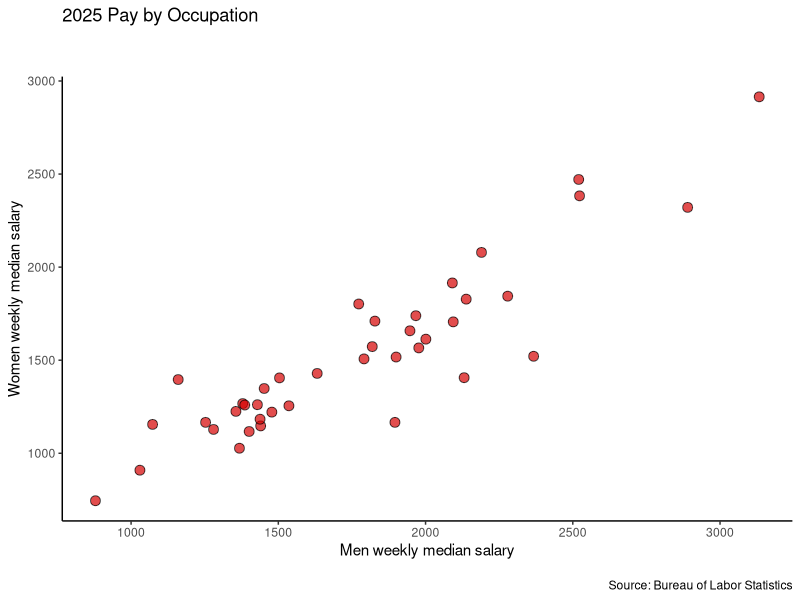
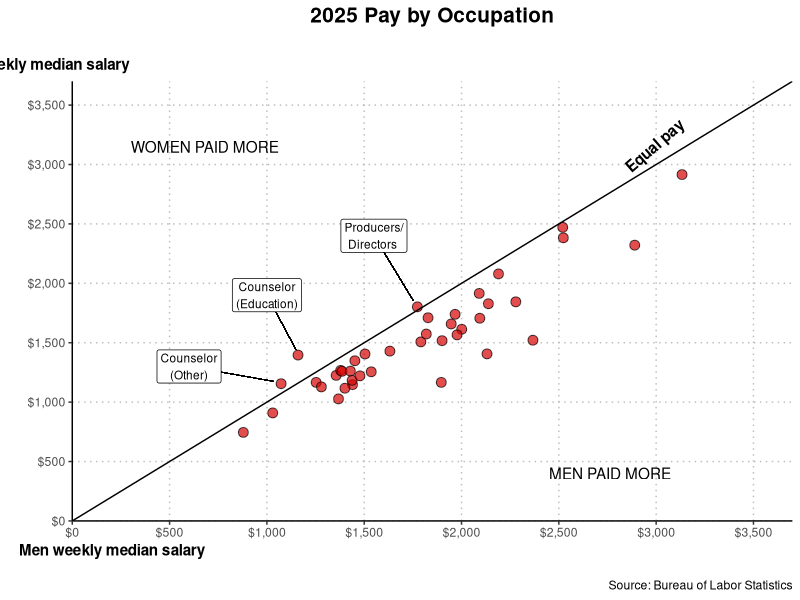
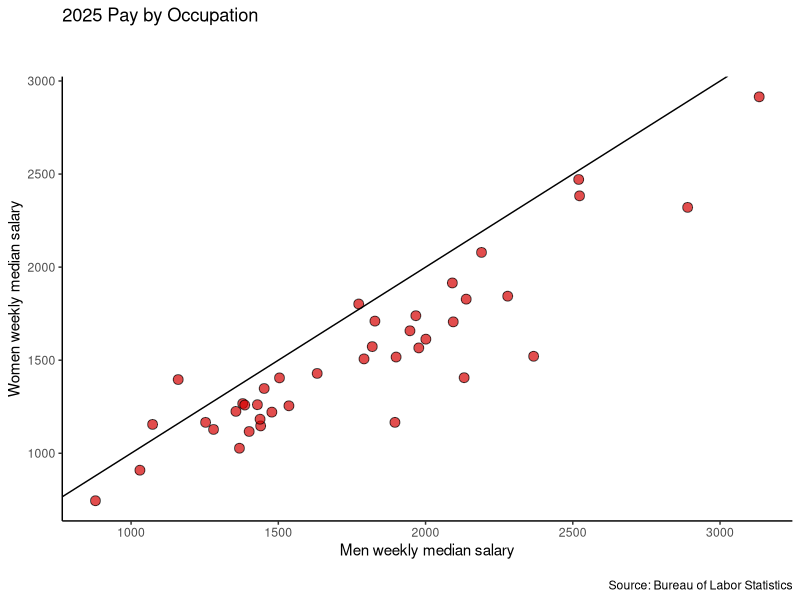
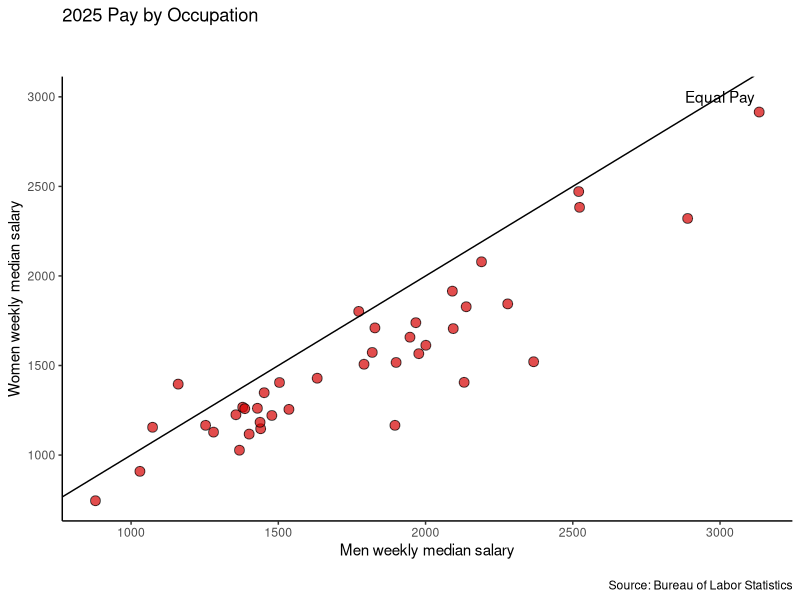
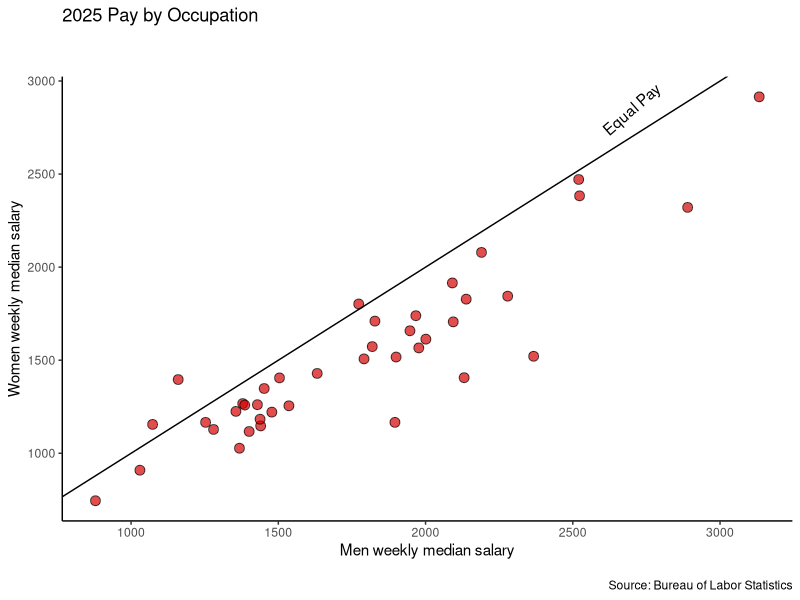
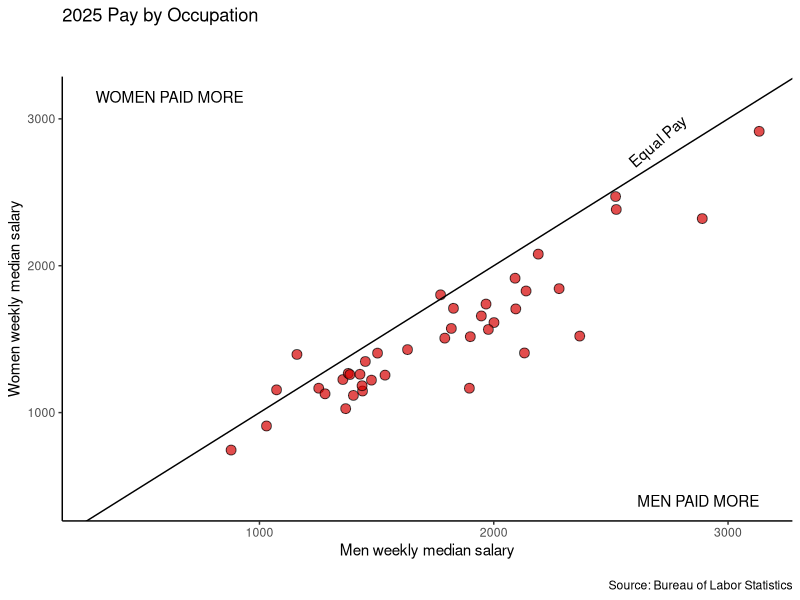
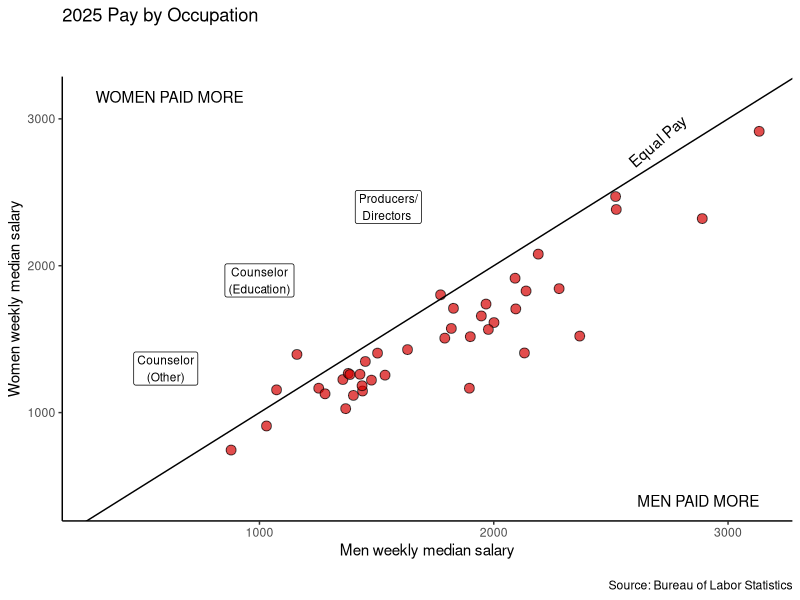
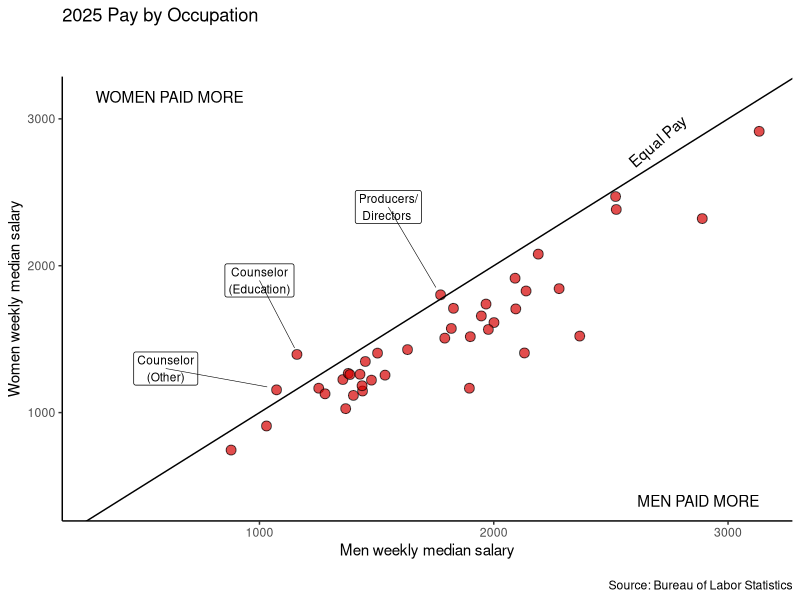

The R script that drew these images, in order:
## ---- chunk 1
#| label: fig-annotation
#| fig-cap: "Plot created by `@alimotion` with five different annotations that explain the data."
#| fig-alt: "Plot created by `@alimotion` with five different annotations that explain the data."
#| out-width: "100%"
#| echo: false

knitr::include_graphics("https://images.squarespace-cdn.com/content/v1/55b6a6dce4b089e11621d3ed/1516582242159-PIPKNPKY5CJOFQFP2EHX/Alistair.PNG")
## ---- chunk 2
#| label: fig-happy
#| fig-cap: "Scatterplot showing the relationship between GDP and happiness."
#| fig-alt: "Scatterplot showing the relationship between GDP and happiness."
#| fig-width: 6
#| fig-height: 6
#| out-width: "80%"
#| message: false
#| warning: false

########################
# Load libraries
########################

library(tidyverse)


########################
# Import data
########################

bls = read_csv("data/bls-professional-earnings.csv")


########################
# Create scatterplot
########################

ggplot(data = bls, aes(x = med_weeklypay_men, y = med_weeklypay_women)) +
  geom_point(shape = 21, color = "black", fill = "#d50000", alpha = 0.7, size = 3) +
  labs(
    title = "2025 Pay by Occupation\n", 
    subtitle = "",
    caption = "\nSource: Bureau of Labor Statistics",
    x = "Men weekly median salary",
    y = "Women weekly median salary"
  ) +
  theme_classic()


# ggplot(data = prof, aes(x = med_weeklypay_men, y = med_weeklypay_women)) +
#   geom_point(shape = 21, color = "black", fill = "#d50000", alpha = 0.7, size = 3) +
#   labs(
#     title = "2025 Pay by Occupation\n", 
#     subtitle = "",
#     caption = "\nSource: Bureau of Labor Statistics"
#   ) +
#   scale_x_continuous(
#     name = "Men weekly median salary",
#     limits = c(0, 3700),
#     expand = c(0, 0),
#     breaks = c(0, 500, 1000, 1500, 2000, 2500, 3000, 3500),
#     labels = scales::label_currency()
#     ) +
#   scale_y_continuous(
#     name = "Women weekly median salary",
#     limits = c(0, 3700),
#     expand = c(0, 0),
#     breaks = c(0, 500, 1000, 1500, 2000, 2500, 3000, 3500),
#     labels = scales::label_currency()
#     ) +
#   theme_classic() +
#   theme(
#     plot.title = element_text(hjust = 0.5, face = "bold", size = 15),
#     plot.subtitle = element_text(hjust = -0.1, face = "bold"),
#     axis.title.x = element_text(face = "bold"),
#     axis.title.y = element_text(face = "bold"),
#     panel.grid.major = element_line(colour = "#bdbdbd", linetype = "dotted")
#   )
## ---- chunk 3
#| label: fig-bls-annotate
#| fig-cap: "Scatterplot showing the weekly median pay by professional occupation based on 2025 data."
#| fig-alt: "Scatterplot showing the weekly median pay by professional occupation based on 2025 data."
#| fig-width: 6
#| fig-height: 6
#| out-width: "80%"
#| echo: false
#| message: false
#| warning: false

women_more = bls |>
  filter(med_weeklypay_women > med_weeklypay_men)

ggplot(data = bls, aes(x = med_weeklypay_men, y = med_weeklypay_women)) +
  geom_point(shape = 21, color = "black", fill = "#d50000", alpha = 0.7, size = 3) +
  labs(
    title = "2025 Pay by Occupation\n", 
    subtitle = "Women weekly median salary",
    caption = "\nSource: Bureau of Labor Statistics"
  ) +
  geom_abline(intercept = 0, slope = 1) +
  annotate("text", x = 3000, y = 3150, label = "bold(Equal~pay)", angle = 41, parse = TRUE) +
  annotate("text", x = 300, y = 3150, label = "WOMEN PAID MORE", hjust = 0) +
  annotate("text", x = 2450, y = 400, label = "MEN PAID MORE", hjust = 0) +
  # Education Counselors
  geom_segment(x = 1000, y = 1900, xend = 1150, yend = 1440, linewidth = 0.2) +
  annotate("label", x = 1000, y = 1900, label = "Counselor\n(Education)", size = 3) +
  # Other Counselors
  geom_segment(x = 600, y = 1300, xend = 1033, yend = 1175, linewidth = 0.2) +
  annotate("label", x = 600, y = 1300, label = "Counselor\n(Other)", size = 3) +
  # Producers
  geom_segment(x = 1550, y = 2400, xend = 1753, yend = 1852, linewidth = 0.2) +
  annotate("label", x = 1550, y = 2400, label = "Producers/\nDirectors ", size = 3) +
  scale_x_continuous(
    name = "Men weekly median salary",
    limits = c(0, 3700),
    expand = c(0, 0),
    breaks = c(0, 500, 1000, 1500, 2000, 2500, 3000, 3500),
    labels = scales::label_currency()
    ) +
  scale_y_continuous(
    name = "",
    limits = c(0, 3700),
    expand = c(0, 0),
    breaks = c(0, 500, 1000, 1500, 2000, 2500, 3000, 3500),
    labels = scales::label_currency()
    ) +
  theme_classic() +
  theme(
    plot.title = element_text(hjust = 0.5, face = "bold", size = 15),
    plot.subtitle = element_text(hjust = -0.3, face = "bold"),
    axis.title.x = element_text(hjust = -0.1, face = "bold"),
    panel.grid.major = element_line(colour = "#bdbdbd", linetype = "dotted")
  )
## ---- chunk 4
#| label: fig-happy-2
#| fig-cap: "Scatterplot showing the relationship between GDP and happiness. A diagonal line has been added to indicate equal pay for men and women."
#| fig-alt: "Scatterplot showing the relationship between GDP and happiness. A diagonal line has been added to indicate equal pay for men and women."
#| fig-width: 6
#| fig-height: 6
#| out-width: "80%"
#| message: false
#| warning: false

########################
# Create scatterplot
# Add diagonal line
########################

ggplot(data = bls, aes(x = med_weeklypay_men, y = med_weeklypay_women)) +
  geom_point(shape = 21, color = "black", fill = "#d50000", alpha = 0.7, size = 3) +
  geom_abline(intercept = 0, slope = 1) +
  labs(
    title = "2025 Pay by Occupation\n", 
    subtitle = "",
    caption = "\nSource: Bureau of Labor Statistics",
    x = "Men weekly median salary",
    y = "Women weekly median salary"
  ) +
  theme_classic()
## ---- chunk 5
#| label: fig-happy-3
#| fig-cap: "Scatterplot showing the relationship between GDP and happiness. A diagonal line has been added to indicate equal pay for men and women."
#| fig-alt: "Scatterplot showing the relationship between GDP and happiness. A diagonal line has been added to indicate equal pay for men and women."
#| fig-width: 6
#| fig-height: 6
#| out-width: "80%"
#| message: false
#| warning: false

########################
# Create scatterplot
# Add diagonal line
########################

ggplot(data = bls, aes(x = med_weeklypay_men, y = med_weeklypay_women)) +
  geom_point(shape = 21, color = "black", fill = "#d50000", alpha = 0.7, size = 3) +
  geom_abline(intercept = 0, slope = 1) +
  annotate("text", x = 3000, y = 3000, label = "Equal Pay") +
  labs(
    title = "2025 Pay by Occupation\n", 
    subtitle = "",
    caption = "\nSource: Bureau of Labor Statistics",
    x = "Men weekly median salary",
    y = "Women weekly median salary"
  ) +
  theme_classic()
## ---- chunk 6
#| label: fig-happy-4
#| fig-cap: "Scatterplot showing the relationship between GDP and happiness. A diagonal line has been added to indicate equal pay for men and women."
#| fig-alt: "Scatterplot showing the relationship between GDP and happiness. A diagonal line has been added to indicate equal pay for men and women."
#| fig-width: 6
#| fig-height: 6
#| out-width: "80%"
#| message: false
#| warning: false

########################
# Create scatterplot
# Add diagonal line
########################

ggplot(data = bls, aes(x = med_weeklypay_men, y = med_weeklypay_women)) +
  geom_point(shape = 21, color = "black", fill = "#d50000", alpha = 0.7, size = 3) +
  geom_abline(intercept = 0, slope = 1) +
  annotate("text", x = 2700, y = 2850, label = "Equal Pay", angle = 41) +
  labs(
    title = "2025 Pay by Occupation\n", 
    subtitle = "",
    caption = "\nSource: Bureau of Labor Statistics",
    x = "Men weekly median salary",
    y = "Women weekly median salary"
  ) +
  theme_classic()
## ---- chunk 7
#| label: fig-happy-5
#| fig-cap: "Scatterplot showing the relationship between GDP and happiness. A diagonal line indicating equal pay for men and women and annotations for the two sides of the line have been added."
#| fig-alt: "Scatterplot showing the relationship between GDP and happiness. A diagonal line indicating equal pay for men and women and annotations for the two sides of the line have been added."
#| fig-width: 6
#| fig-height: 6
#| out-width: "80%"
#| message: false
#| warning: false

########################
# Create scatterplot
# Add diagonal line
########################

ggplot(data = bls, aes(x = med_weeklypay_men, y = med_weeklypay_women)) +
  geom_point(shape = 21, color = "black", fill = "#d50000", alpha = 0.7, size = 3) +
  geom_abline(intercept = 0, slope = 1) +
  annotate("text", x = 2700, y = 2850, label = "Equal Pay", angle = 41) +
  annotate("text", x = 300, y = 3150, label = "WOMEN PAID MORE", hjust = 0) +
  annotate("text", x = 3133, y = 400, label = "MEN PAID MORE", hjust = 1) +
  labs(
    title = "2025 Pay by Occupation\n", 
    subtitle = "",
    caption = "\nSource: Bureau of Labor Statistics",
    x = "Men weekly median salary",
    y = "Women weekly median salary"
  ) +
  theme_classic()
## ---- chunk 8
# Determine which occupations have a higher median pay
# for women than men
filter(bls, med_weeklypay_women > med_weeklypay_men)
## ---- chunk 9
#| label: fig-happy-6
#| fig-cap: "Scatterplot showing the relationship between GDP and happiness. We have now identified the occupations in which women have a higher median pay than men."
#| fig-alt: "Scatterplot showing the relationship between GDP and happiness. We have now identified the occupations in which women have a higher median pay than men."
#| fig-width: 6
#| fig-height: 6
#| out-width: "80%"
#| message: false
#| warning: false

########################
# Create scatterplot
# Add labels
########################

ggplot(data = bls, aes(x = med_weeklypay_men, y = med_weeklypay_women)) +
  geom_point(shape = 21, color = "black", fill = "#d50000", alpha = 0.7, size = 3) +
  geom_abline(intercept = 0, slope = 1) +
  annotate("text", x = 2700, y = 2850, label = "Equal Pay", angle = 41) +
  annotate("text", x = 300, y = 3150, label = "WOMEN PAID MORE", hjust = 0) +
  annotate("text", x = 3133, y = 400, label = "MEN PAID MORE", hjust = 1) +
  annotate("label", x = 1000, y = 1900, label = "Counselor\n(Education)", size = 3) +
  annotate("label", x = 600, y = 1300, label = "Counselor\n(Other)", size = 3) +
  annotate("label", x = 1550, y = 2400, label = "Producers/\nDirectors ", size = 3) +
  labs(
    title = "2025 Pay by Occupation\n", 
    subtitle = "",
    caption = "\nSource: Bureau of Labor Statistics",
    x = "Men weekly median salary",
    y = "Women weekly median salary"
  ) +
  theme_classic()
## ---- chunk 10
#| label: fig-happy-7
#| fig-cap: "Scatterplot showing the relationship between GDP and happiness. We have now identified the occupations in which women have a higher median pay than men and connected their label to the point."
#| fig-alt: "Scatterplot showing the relationship between GDP and happiness. We have now identified the occupations in which women have a higher median pay than men and connected their label to the point"
#| fig-width: 6
#| fig-height: 6
#| out-width: "80%"
#| message: false
#| warning: false

########################
# Create scatterplot
# Add labels and connectors
########################

ggplot(data = bls, aes(x = med_weeklypay_men, y = med_weeklypay_women)) +
  geom_point(shape = 21, color = "black", fill = "#d50000", alpha = 0.7, size = 3) +
  geom_abline(intercept = 0, slope = 1) +
  annotate("text", x = 2700, y = 2850, label = "Equal Pay", angle = 41) +
  annotate("text", x = 300, y = 3150, label = "WOMEN PAID MORE", hjust = 0) +
  annotate("text", x = 3133, y = 400, label = "MEN PAID MORE", hjust = 1) +
  # Occupation Labels
  annotate("label", x = 1000, y = 1900, label = "Counselor\n(Education)", size = 3) +
  annotate("label", x = 600, y = 1300, label = "Counselor\n(Other)", size = 3) +
  annotate("label", x = 1550, y = 2400, label = "Producers/\nDirectors ", size = 3) +
  # Segments connecting labels and points
  annotate("segment", x = 1000, y = 1900, xend = 1150, yend = 1440, linewidth = 0.2) + # Education Counselors
  annotate("segment", x = 600, y = 1300, xend = 1033, yend = 1175, linewidth = 0.2) + # Other Counselors
  annotate("segment", x = 1550, y = 2400, xend = 1753, yend = 1852, linewidth = 0.2) + # Producers
  labs(
    title = "2025 Pay by Occupation\n", 
    subtitle = "",
    caption = "\nSource: Bureau of Labor Statistics",
    x = "Men weekly median salary",
    y = "Women weekly median salary"
  ) +
  theme_classic()
## ---- chunk 11
#| label: fig-happy-8
#| fig-cap: "Scatterplot showing the relationship between GDP and happiness. We have now identified the occupations in which women have a higher median pay than men and connected their label to the point."
#| fig-alt: "Scatterplot showing the relationship between GDP and happiness. We have now identified the occupations in which women have a higher median pay than men and connected their label to the point"
#| fig-width: 6
#| fig-height: 6
#| out-width: "80%"
#| message: false
#| warning: false

########################
# Create scatterplot
# Add labels and connectors
# Place labels on top of connectors
########################

ggplot(data = bls, aes(x = med_weeklypay_men, y = med_weeklypay_women)) +
  geom_point(shape = 21, color = "black", fill = "#d50000", alpha = 0.7, size = 3) +
  geom_abline(intercept = 0, slope = 1) +
  annotate("text", x = 2700, y = 2850, label = "Equal Pay", angle = 41) +
  annotate("text", x = 300, y = 3150, label = "WOMEN PAID MORE", hjust = 0) +
  annotate("text", x = 3133, y = 400, label = "MEN PAID MORE", hjust = 1) +
  # Segments connecting labels and points
  annotate("segment", x = 1000, y = 1900, xend = 1150, yend = 1440, linewidth = 0.2) + # Education Counselors
  annotate("segment", x = 600, y = 1300, xend = 1033, yend = 1175, linewidth = 0.2) + # Other Counselors
  annotate("segment", x = 1550, y = 2400, xend = 1753, yend = 1852, linewidth = 0.2) + # Producers
  # Occupation Labels
  annotate("label", x = 1000, y = 1900, label = "Counselor\n(Education)", size = 3) +
  annotate("label", x = 600, y = 1300, label = "Counselor\n(Other)", size = 3) +
  annotate("label", x = 1550, y = 2400, label = "Producers/\nDirectors ", size = 3) +
  labs(
    title = "2025 Pay by Occupation\n", 
    subtitle = "",
    caption = "\nSource: Bureau of Labor Statistics",
    x = "Men weekly median salary",
    y = "Women weekly median salary"
  ) +
  theme_classic()
## ---- chunk 12
#| label: fig-happy-9
#| fig-cap: "Scatterplot showing the relationship between GDP and happiness. Each observation is denoted by its occupation name."
#| fig-alt: "Scatterplot showing the relationship between GDP and happiness. Each observation is denoted by its occupation name."
#| fig-width: 6
#| fig-height: 6
#| out-width: "80%"
#| message: false
#| warning: false

########################
# Create scatterplot
# Add labels for all observations
########################

ggplot(data = bls, aes(x = med_weeklypay_men, y = med_weeklypay_women)) +
  geom_text(aes(label = Occupation), size = 3) +
  labs(
    title = "2025 Pay by Occupation\n", 
    subtitle = "",
    caption = "\nSource: Bureau of Labor Statistics",
    x = "Men weekly median salary",
    y = "Women weekly median salary"
  ) +
  theme_classic()
## ---- chunk 13
#| label: fig-happy-10
#| fig-cap: "Scatterplot showing the relationship between GDP and happiness. Each observation is denoted by its occupation name."
#| fig-alt: "Scatterplot showing the relationship between GDP and happiness. Each observation is denoted by its occupation name."
#| fig-width: 6
#| fig-height: 6
#| out-width: "80%"
#| message: false
#| warning: false

########################
# Create scatterplot
# Add labels with boxes for all observations
########################

ggplot(data = bls, aes(x = med_weeklypay_men, y = med_weeklypay_women)) +
  geom_label(aes(label = Occupation), size = 3) +
  labs(
    title = "2025 Pay by Occupation\n", 
    subtitle = "",
    caption = "\nSource: Bureau of Labor Statistics",
    x = "Men weekly median salary",
    y = "Women weekly median salary"
  ) +
  theme_classic()
